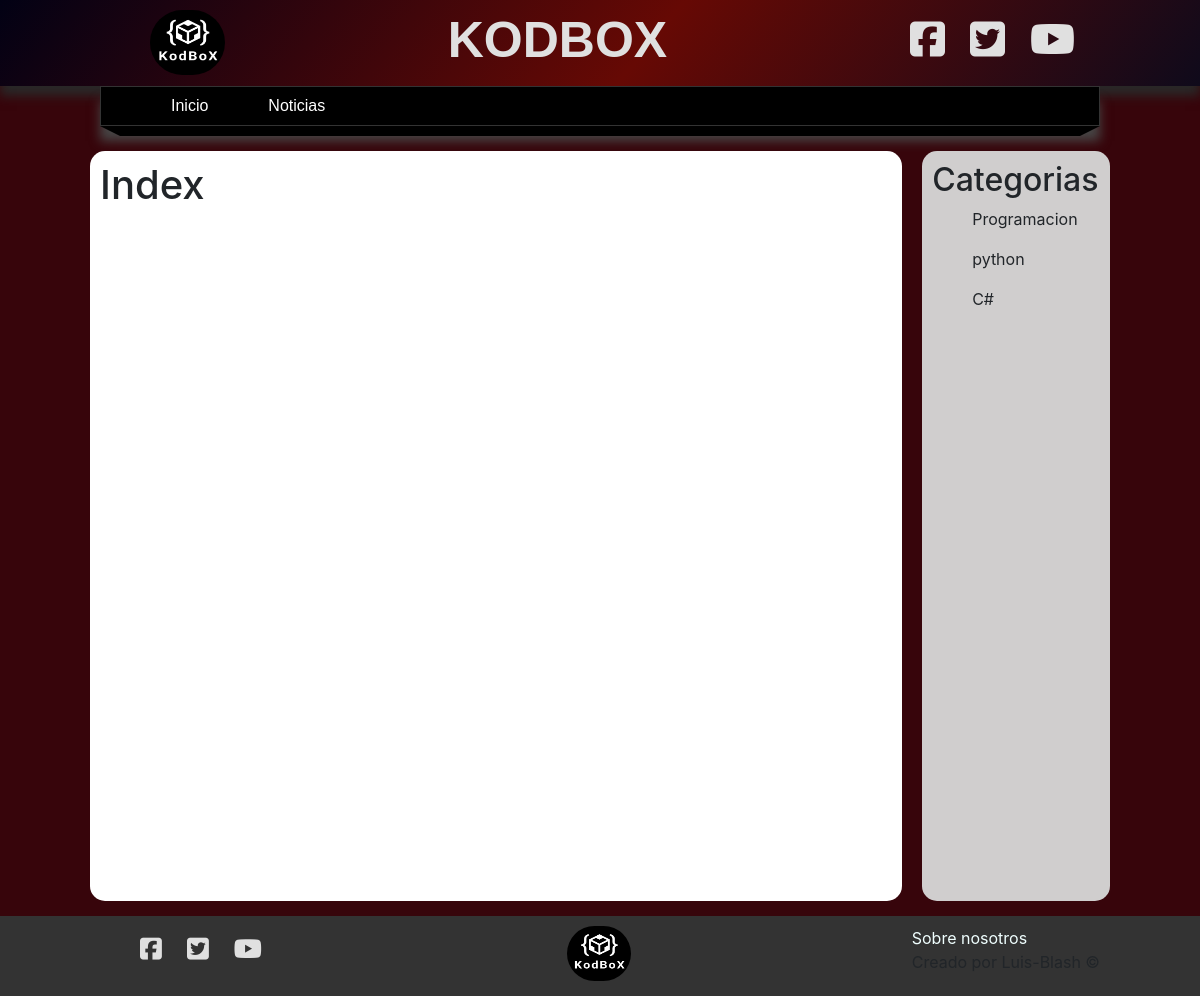
The page / on the database its author committed.
### blog/models.py (models this page shows, shortened)
class Categoria(models.Model):
    nombre = models.CharField(max_length=100, verbose_name="nombre")
    descripcion = models.CharField(max_length=255,verbose_name="Descripcion")
    creado_el = models.DateTimeField(auto_now_add=True, verbose_name="Creado el")
    class Meta:
        verbose_name = "Categoria"
        verbose_name_plural = "Categorias"

### mainapp/views.py (the view)
# urls.py: path('', views.index, name="inicio"),
def index(request):
    return render(request,"pages/index.html",{
        'title': 'Index'
    })

### blog/processor.py (called while the page is built)
def get_categorias(request):
    categorias_uso= Noticias.objects.filter(publico=True).values_list("categorias", flat=True)
    categorias = Categoria.objects.filter(id__in=categorias_uso).values_list("id","nombre")
    return {
        "categorias": categorias,
        "id": categorias_uso
    }

### mainapp/templates/pages/index.html (shortened to what this page needs)
{% extends 'layouts/layout.html'%}
{% block news %}
<h1>{{ title }}</h1>
{% endblock %}
{% block category %}
{% for categoria in categorias %}
<ul>
    <li>{{categoria.1}}</li>
</ul>
{% endfor%}
{% endblock %}

### mainapp/static/css/style.css (style rules this page uses)
html { box-sizing: border-box; }
*, *:before, *:after { box-sizing: inherit; }
body { background-color: #37050b; }
ul { list-style: none; }

### rows shown on the page
Categoria: nombre "Programacion"
Categoria: nombre "python"
Categoria: nombre "C#"

### other values the page prints
{{ title }} "Index"
